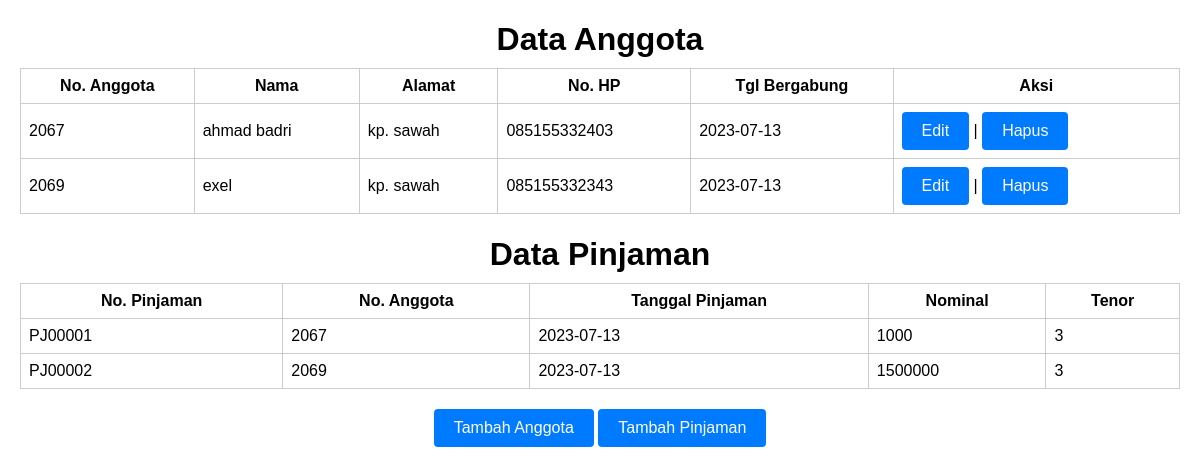
The page / on the database its author committed.
### tables this page shows
CREATE TABLE `table_ag` (
  `no_anggota` char(10) NOT NULL,
  `nama` varchar(35) NOT NULL,
  `alamat` text NOT NULL,
  `no_hp` varchar(13) NOT NULL,
  `tgl_bergabung` date NOT NULL
);

CREATE TABLE `table_pi` (
  `no_pinjaman` char(10) NOT NULL,
  `no_anggota` char(10) NOT NULL,
  `tgl_pinjaman` date NOT NULL,
  `nominal` int(9) NOT NULL,
  `tenor` int(2) NOT NULL
);

### index.php (the view, shortened to what this page needs)
<?php
require_once 'koneksi.php';
$query = "SELECT * FROM table_ag";
$result = mysqli_query($koneksi, $query);
$query_pinjaman = "SELECT * FROM table_pi";
$result_pinjaman = mysqli_query($koneksi, $query_pinjaman);
?>
<!DOCTYPE html>
<html>
<head>
    <link rel="stylesheet" href="style.css">
</head>
<body>
    <h1>Data Anggota</h1>
    <table>
        <tr>
            <th>No. Anggota</th>
            <th>Nama</th>
            <th>Alamat</th>
            <th>No. HP</th>
            <th>Tgl Bergabung</th>
            <th>Aksi</th>
        </tr>
        <?php while ($row = mysqli_fetch_assoc($result)) : ?>
        <tr>
            <td><?php echo $row['no_anggota']; ?></td>
            <td><?php echo $row['nama']; ?></td>
            <td><?php echo $row['alamat']; ?></td>
            <td><?php echo $row['no_hp']; ?></td>
            <td><?php echo $row['tgl_bergabung']; ?></td>
            <td>
                <a href="edit_anggota.php?edit_id=<?php echo $row['no_anggota']; ?>">Edit</a> |
                <a href="index.php?delete_id=<?php echo $row['no_anggota']; ?>" onclick="return confirm('Apakah Anda yakin ingin menghapus data ini?')">Hapus</a>
            </td>
        </tr>
        <?php endwhile; ?>
    </table>
    <table>
    <h1>Data Pinjaman</h1>
        <tr>
            <th>No. Pinjaman</th>
            <th>No. Anggota</th>
            <th>Tanggal Pinjaman</th>
            <th>Nominal</th>
            <th>Tenor</th>
        </tr>
        <?php while ($row_pinjaman = mysqli_fetch_assoc($result_pinjaman)) : ?>
        <tr>
            <td><?php echo $row_pinjaman['no_pinjaman']; ?></td>
            <td><?php echo $row_pinjaman['no_anggota']; ?></td>
            <td><?php echo $row_pinjaman['tgl_pinjaman']; ?></td>
            <td><?php echo $row_pinjaman['nominal']; ?></td>
            <td><?php echo $row_pinjaman['tenor']; ?></td>
        </tr>
        <?php endwhile; ?>
    </table>
    <div class="actions">
        <a href="tambah_anggota.php" class="btn">Tambah Anggota</a>
        <a href="tambah_pinjaman.php" class="btn">Tambah Pinjaman</a>
    </div>
</body>
</html>

### style.css (style rules this page uses)
body { font-family: Arial, sans-serif; margin: 20px; }
h1 { text-align: center; }
table { width: 100%; border-collapse: collapse; margin-bottom: 20px; }
th, td { padding: 8px; border: 1px solid #ccc; }
h1 { margin-bottom: 10px; }
.actions { text-align: center; margin-top: 20px; }
.btn { display: inline-block; padding: 10px 20px; background-color: #007bff; color: #fff; text-decoration: none; border-radius: 4px; }
a { display: inline-block; padding: 10px 20px; background-color: #007bff; color: #fff; text-decoration: none; border-radius: 4px; text-align: center; }

### rows shown on the page
table_ag: no_anggota "2067", nama "ahmad badri", alamat "kp. sawah", no_hp "085155332403", tgl_bergabung "2023-07-13"
table_ag: no_anggota "2069", nama "exel", alamat "kp. sawah", no_hp "085155332343", tgl_bergabung "2023-07-13"
table_pi: no_pinjaman "PJ00001", no_anggota "2067", tgl_pinjaman "2023-07-13", nominal "1000", tenor "3"
table_pi: no_pinjaman "PJ00002", no_anggota "2069", tgl_pinjaman "2023-07-13", nominal "1500000", tenor "3"
